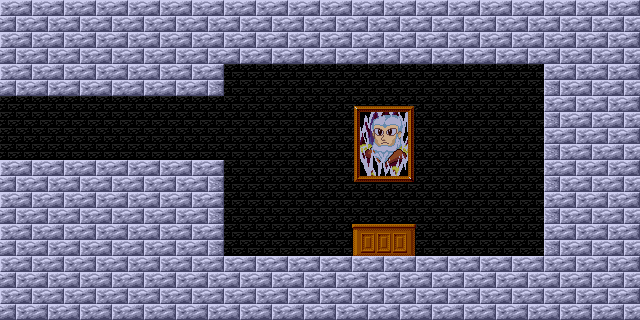

Below is a game level as drawn by its tile map, then a one-line description and the .tmx file that defines it, in full:
An orthogonal 20x10 tile map with 32x32 px tiles, 1 tile layer (Capa de Patrones 1), 2 tilesets and 3 objects.

<map version="1.0" orientation="orthogonal" width="20" height="10" tilewidth="32" tileheight="32">
 <tileset firstgid="1" name="tileset" tilewidth="32" tileheight="32">
  <image source="../tileset/tileset.png" width="256" height="512" />
 </tileset>
 <tileset firstgid="129" name="objset" tilewidth="64" tileheight="64">
  <image source="../tileset/objset.png" trans="000000" width="512" height="512" />
 </tileset>
 <layer name="Capa de Patrones 1" width="20" height="10">
  <data encoding="csv">
2,2,2,2,2,2,2,2,2,2,2,2,2,2,2,2,2,2,2,2,
2,2,2,2,2,2,2,2,2,2,2,2,2,2,2,2,2,2,2,2,
2,2,2,2,2,2,4,1,1,1,1,1,1,1,1,1,1,3,2,2,
1,1,1,1,1,1,1,1,1,1,1,83,84,1,1,1,1,3,2,2,
1,1,1,1,1,1,1,1,1,1,1,85,86,1,1,1,1,3,2,2,
2,2,2,2,2,2,4,1,1,1,1,87,88,1,1,1,1,3,2,2,
2,2,2,2,2,2,4,1,1,1,1,1,1,1,1,1,1,3,2,2,
2,2,2,2,2,2,4,1,1,1,1,41,42,1,1,1,1,3,2,2,
2,2,2,2,2,2,2,2,2,2,2,2,2,2,2,2,2,2,2,2,
2,2,2,2,2,2,2,2,2,2,2,2,2,2,2,2,2,2,2,2
</data>
 </layer>
 <objectgroup name="Capa de Objetos 1" width="20" height="10">
  <object gid="130" x="446" y="269" />
  <object gid="130" x="255" y="270" />
  <object gid="131" x="0" y="173" />
 </objectgroup>
</map>
